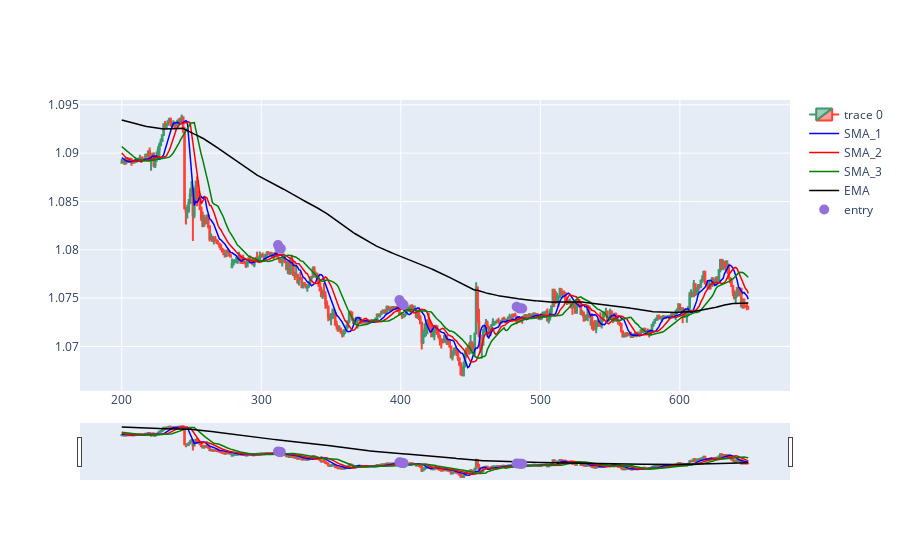

The cell this chart's notebook holds for it:
### Code cell
import plotly.graph_objects as go
from plotly.subplots import make_subplots
from datetime import datetime
st=200
dfpl = df[st:st+450]
#dfpl.reset_index(inplace=True)
fig = go.Figure(data=[go.Candlestick(x=dfpl.index,
                open=dfpl['Open'],
                high=dfpl['High'],
                low=dfpl['Low'],
                close=dfpl['Close'])])

# Adding SMA_1 curve
fig.add_trace(go.Scatter(x=dfpl.index, y=dfpl['SMA_1'],
                         mode='lines', name='SMA_1',
                         line=dict(width=1.5, color='blue')))

# Adding SMA_2 curve
fig.add_trace(go.Scatter(x=dfpl.index, y=dfpl['SMA_2'],
                         mode='lines', name='SMA_2',
                         line=dict(width=1.5, color='red')))

# Adding SMA_3 curve
fig.add_trace(go.Scatter(x=dfpl.index, y=dfpl['SMA_3'],
                         mode='lines', name='SMA_3',
                         line=dict(width=1.5, color='green')))

# Adding EMA curve
fig.add_trace(go.Scatter(x=dfpl.index, y=dfpl['EMA'],
                         mode='lines', name='EMA',
                         line=dict(width=1.5, color='black')))

fig.add_scatter(x=dfpl.index, y=dfpl['pointpos'], mode="markers",
                marker=dict(size=10, color="MediumPurple"),
                name="entry")

fig.show()

### Figure 1 — Plotly figure (JSON) as saved in the notebook; plotly's stock layout.template omitted (floating-point values rounded to 4 significant figures; data arrays with more than 128 entries replaced by an {"elided": "..."} marker saying what was removed)
{"data": [{"close": {"elided": "450 float values"}, "high": {"elided": "450 float values"}, "low": {"elided": "450 float values"}, "open": {"elided": "450 float values"}, "type": "candlestick", "x": {"elided": "450 int values"}}, {"line": {"color": "blue", "width": 1.5}, "mode": "lines", "name": "SMA_1", "type": "scatter", "x": {"elided": "450 int values"}, "y": {"elided": "450 float values"}}, {"line": {"color": "red", "width": 1.5}, "mode": "lines", "name": "SMA_2", "type": "scatter", "x": {"elided": "450 int values"}, "y": {"elided": "450 float values"}}, {"line": {"color": "green", "width": 1.5}, "mode": "lines", "name": "SMA_3", "type": "scatter", "x": {"elided": "450 int values"}, "y": {"elided": "450 float values"}}, {"line": {"color": "black", "width": 1.5}, "mode": "lines", "name": "EMA", "type": "scatter", "x": {"elided": "450 int values"}, "y": {"elided": "450 float values"}}, {"marker": {"color": "MediumPurple", "size": 10}, "mode": "markers", "name": "entry", "type": "scatter", "x": {"elided": "450 int values"}, "y": {"elided": "450 float values"}}], "layout": {}}
